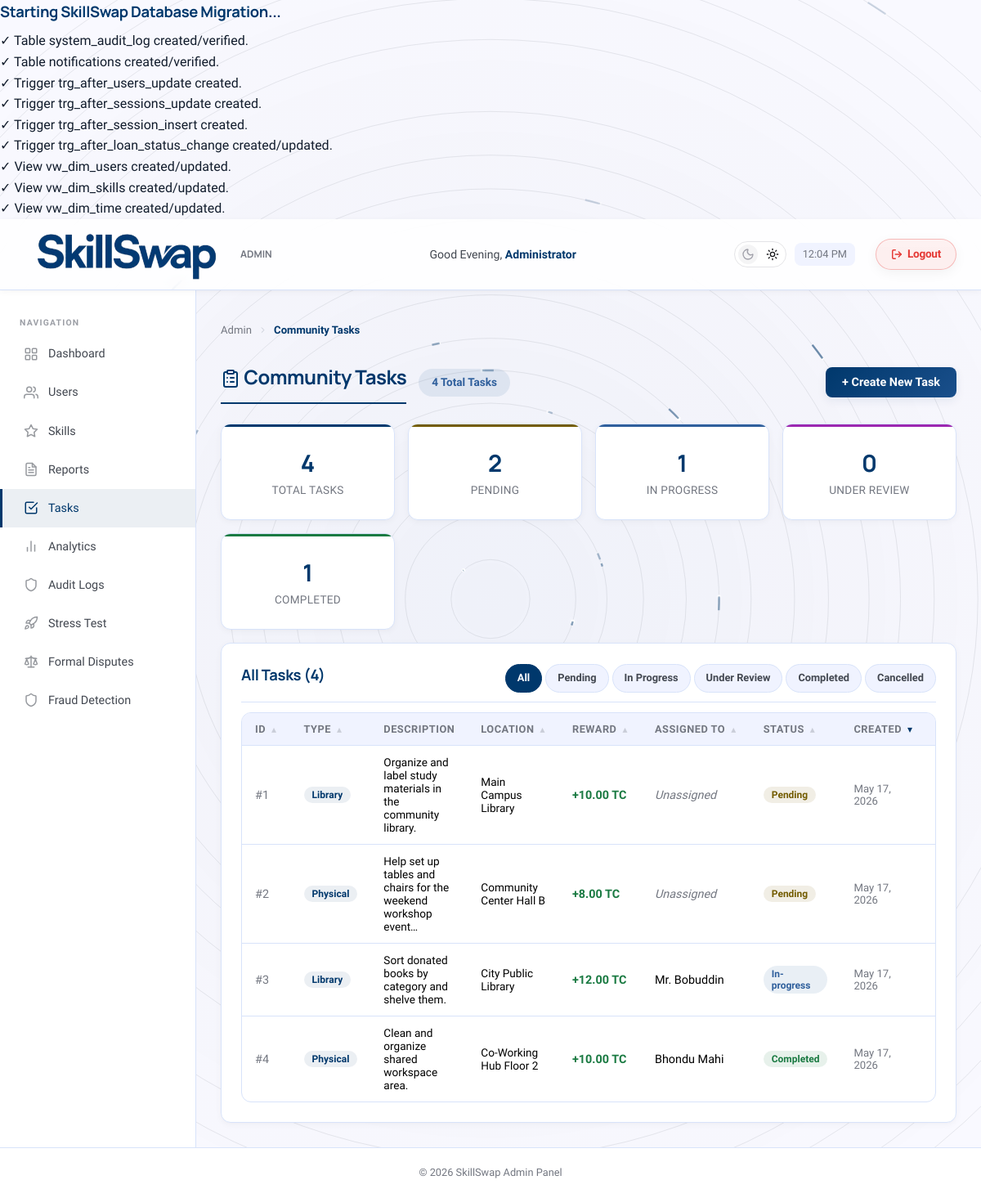
Screenshot of /admin/community_tasks.php (signed in) with the database file from the repository.
### tables this page shows
CREATE TABLE IF NOT EXISTS community_task (
    task_id INT AUTO_INCREMENT PRIMARY KEY,
    user_id INT,
    task_type VARCHAR(50),
    description TEXT,
    location VARCHAR(100),
    credit_reward DECIMAL(10, 2) DEFAULT 5.00,
    status ENUM('pending', 'in-progress', 'under-review', 'completed', 'cancelled') DEFAULT 'pending',
    submission_note TEXT,
    assigned_at TIMESTAMP DEFAULT CURRENT_TIMESTAMP,
    completed_at TIMESTAMP NULL,
    FOREIGN KEY (user_id) REFERENCES users(user_id) ON DELETE SET NULL
);

CREATE TABLE IF NOT EXISTS users (
    user_id INT AUTO_INCREMENT PRIMARY KEY,
    name VARCHAR(100) NOT NULL,
    email VARCHAR(100) UNIQUE NOT NULL,
    password_hash VARCHAR(255) NOT NULL,
    location VARCHAR(100) NOT NULL,
    bio TEXT,
    profile_photo MEDIUMBLOB,
    profile_photo_mime VARCHAR(50),
    reliability_score DECIMAL(5, 2) DEFAULT 5.00,
    status ENUM('active', 'suspended') DEFAULT 'active',
    created_at TIMESTAMP DEFAULT CURRENT_TIMESTAMP,
    last_active_at TIMESTAMP DEFAULT CURRENT_TIMESTAMP ON UPDATE CURRENT_TIMESTAMP,
    availability_schedule TEXT
);

### admin/community_tasks.php (the view, shortened to what this page needs)
<?php
require_once __DIR__ . '/../config/db.php';
$status_filter = trim($_GET['status'] ?? '');
$where_clause = '';
$sort = trim($_GET['sort'] ?? 'created');
$order = trim($_GET['order'] ?? 'desc');
$allowed_sorts = [
    'id' => 'ct.task_id',
    'type' => 'ct.task_type',
    'location' => 'ct.location',
    'reward' => 'ct.credit_reward',
    'assigned' => 'u.name',
    'status' => 'ct.status',
    'created' => 'ct.assigned_at'
];
$sort_col = $allowed_sorts[$sort] ?? 'ct.assigned_at';
$order = (strtolower($order) === 'asc') ? 'ASC' : 'DESC';
function getSortUrl($col, $dir, $status) {
    $query = [
        'sort' => $col,
        'order' => $dir
    ];
    return 'community_tasks.php?' . http_build_query($query);
}
function renderSortButtons($col, $current_sort, $current_order, $status) {
    if ($current_sort === $col) {
        if (strtolower($current_order) === 'asc') {
            $url = getSortUrl($col, 'desc', $status);
            return '
            <span class="sort-arrows">
                <a href="' . $url . '" class="sort-arrow active" title="Sorted Ascending. Click to sort Descending">&#x25B4;</a>
            </span>';
        } else {
            $url = getSortUrl($col, 'asc', $status);
            return '
            <span class="sort-arrows">
                <a href="' . $url . '" class="sort-arrow active" title="Sorted Descending. Click to sort Ascending">&#x25BE;</a>
            </span>';
        }
    } else {
        $url = getSortUrl($col, 'asc', $status);
        return '
        <span class="sort-arrows">
            <a href="' . $url . '" class="sort-arrow" title="Click to sort Ascending">&#x25B4;</a>
        </span>';
    }
}
$count_all = $conn->query("SELECT COUNT(*) AS cnt FROM community_task")->fetch_assoc()['cnt'];
$count_pending = $conn->query("SELECT COUNT(*) AS cnt FROM community_task WHERE status = 'pending'")->fetch_assoc()['cnt'];
$count_progress = $conn->query("SELECT COUNT(*) AS cnt FROM community_task WHERE status = 'in-progress'")->fetch_assoc()['cnt'];
$count_review = $conn->query("SELECT COUNT(*) AS cnt FROM community_task WHERE status = 'under-review'")->fetch_assoc()['cnt'];
$count_completed = $conn->query("SELECT COUNT(*) AS cnt FROM community_task WHERE status = 'completed'")->fetch_assoc()['cnt'];
$tasks = $conn->query("
    SELECT ct.*, u.name AS assigned_user
    FROM community_task ct
    LEFT JOIN users u ON ct.user_id = u.user_id
    $where_clause
    ORDER BY $sort_col $order
");
include __DIR__ . '/../includes/admin_header.php';
?>
<div class="page-header">
    <div style="display:flex; align-items:center; gap: 15px;">
        <h1 class="page-title" style="margin:0;"><i data-lucide="clipboard-list" class="lucide-sm"></i> Community Tasks</h1>
        <span class="badge badge-info" style="font-size:0.85rem; padding:6px 16px;"><?php echo $count_all; ?> Total Tasks</span>
    </div>
    <button class="btn btn-primary" onclick="document.getElementById('add-task-modal').classList.add('active')">+ Create New Task</button>
</div>
<?php
function buildTabUrl($status, $sort, $order) {
    $q = [];
    if ($status !== '') $q['status'] = $status;
    if ($sort !== '') $q['sort'] = $sort;
    if ($order !== '') $q['order'] = strtolower($order);
    return '?' . http_build_query($q);
}
?>
<div class="stats-grid" style="margin-bottom:16px;">
    <div class="stat-card stat-card-accent" style="--accent: var(--primary); cursor:pointer;" onclick="location.href='<?php echo buildTabUrl('', $sort, $order); ?>'">
        <span class="stat-value"><?php echo $count_all; ?></span>
        <span class="stat-label">Total Tasks</span>
    </div>
    <div class="stat-card stat-card-accent" style="--accent: var(--warning); cursor:pointer;" onclick="location.href='<?php echo buildTabUrl('pending', $sort, $order); ?>'">
        <span class="stat-value"><?php echo $count_pending; ?></span>
        <span class="stat-label">Pending</span>
    </div>
    <div class="stat-card stat-card-accent" style="--accent: var(--info); cursor:pointer;" onclick="location.href='<?php echo buildTabUrl('in-progress', $sort, $order); ?>'">
        <span class="stat-value"><?php echo $count_progress; ?></span>
        <span class="stat-label">In Progress</span>
    </div>
    <div class="stat-card stat-card-accent" style="--accent: #9c27b0; cursor:pointer;" onclick="location.href='<?php echo buildTabUrl('under-review', $sort, $order); ?>'">
        <span class="stat-value"><?php echo $count_review; ?></span>
        <span class="stat-label">Under Review</span>
    </div>
    <div class="stat-card stat-card-accent" style="--accent: var(--success); cursor:pointer;" onclick="location.href='<?php echo buildTabUrl('completed', $sort, $order); ?>'">
        <span class="stat-value"><?php echo $count_completed; ?></span>
        <span class="stat-label">Completed</span>
    </div>
</div>
<div class="card">
    <div class="card-header" style="flex-wrap:wrap; gap:8px;">
        <h3>
            <?php if ($status_filter): ?>
                <?php echo ucfirst($status_filter); ?> Tasks (<?php echo $tasks->num_rows; ?>)
            <?php else: ?>
                All Tasks (<?php echo $tasks->num_rows; ?>)
            <?php endif; ?>
        </h3>
        <div class="admin-filter-tabs">
            <a href="<?php echo buildTabUrl('', $sort, $order); ?>" class="filter-tab <?php echo $status_filter === '' ? 'active' : ''; ?>">All</a>
            <a href="<?php echo buildTabUrl('pending', $sort, $order); ?>" class="filter-tab <?php echo $status_filter === 'pending' ? 'active' : ''; ?>">Pending</a>
            <a href="<?php echo buildTabUrl('in-progress', $sort, $order); ?>" class="filter-tab <?php echo $status_filter === 'in-progress' ? 'active' : ''; ?>">In Progress</a>
            <a href="<?php echo buildTabUrl('under-review', $sort, $order); ?>" class="filter-tab <?php echo $status_filter === 'under-review' ? 'active' : ''; ?>">Under Review</a>
            <a href="<?php echo buildTabUrl('completed', $sort, $order); ?>" class="filter-tab <?php echo $status_filter === 'completed' ? 'active' : ''; ?>">Completed</a>
            <a href="<?php echo buildTabUrl('cancelled', $sort, $order); ?>" class="filter-tab <?php echo $status_filter === 'cancelled' ? 'active' : ''; ?>">Cancelled</a>
        </div>
    </div>
    <?php if ($tasks->num_rows > 0): ?>
    <div class="table-wrapper">
        <table>
            <thead>
                <tr>
                    <th>
                        <span class="th-content">
                            <span>ID</span>
                            <?php echo renderSortButtons('id', $sort, $order, $status_filter); ?>
                        </span>
                    </th>
                    <th>
                        <span class="th-content">
                            <span>Type</span>
                            <?php echo renderSortButtons('type', $sort, $order, $status_filter); ?>
                        </span>
                    </th>
                    <th>Description</th>
                    <th>
                        <span class="th-content">
                            <span>Location</span>
                            <?php echo renderSortButtons('location', $sort, $order, $status_filter); ?>
                        </span>
                    </th>
                    <th>
                        <span class="th-content">
                            <span>Reward</span>
                            <?php echo renderSortButtons('reward', $sort, $order, $status_filter); ?>
                        </span>
                    </th>
                    <th>
                        <span class="th-content">
                            <span>Assigned To</span>
                            <?php echo renderSortButtons('assigned', $sort, $order, $status_filter); ?>
                        </span>
                    </th>
                    <th>
                        <span class="th-content">
                            <span>Status</span>
                            <?php echo renderSortButtons('status', $sort, $order, $status_filter); ?>
                        </span>
                    </th>
                    <th>
                        <span class="th-content">
                            <span>Created</span>
                            <?php echo renderSortButtons('created', $sort, $order, $status_filter); ?>
                        </span>
                    </th>
                    <th>Actions</th>
                </tr>
            </thead>
            <tbody>
                <?php while ($t = $tasks->fetch_assoc()):
                    $sc = 'badge-warning';
                    if ($t['status'] === 'completed') $sc = 'badge-success';
                    elseif ($t['status'] === 'in-progress') $sc = 'badge-info';
                    elseif ($t['status'] === 'under-review') $sc = 'badge-primary';
                    elseif ($t['status'] === 'cancelled') $sc = 'badge-danger';
                    $desc_short = $t['description'] ? (strlen($t['description']) > 60 ? substr($t['description'], 0, 60) . '…' : $t['description']) : '—';
                ?>
                    <tr style="<?php echo $t['status'] === 'under-review' ? 'background-color:rgba(156,39,176,0.05);' : ''; ?>">
                        <td style="color:var(--text-muted);">#<?php echo $t['task_id']; ?></td>
                        <td><span class="badge badge-orange"><?php echo htmlspecialchars($t['task_type']); ?></span></td>
                        <td style="max-width:240px; font-size:0.85rem;">
                            <div title="<?php echo htmlspecialchars($t['description'] ?? ''); ?>"><?php echo htmlspecialchars($desc_short); ?></div>
                        </td>
                        <td style="font-size:0.85rem;"><?php echo htmlspecialchars($t['location'] ?? '—'); ?></td>
                        <td><strong style="color:var(--success);">+<?php echo number_format($t['credit_reward'], 2); ?> TC</strong></td>
                        <td>
                            <?php if ($t['assigned_user']): ?>
                                <span><?php echo htmlspecialchars($t['assigned_user']); ?></span>
                            <?php else: ?>
                                <span style="color:var(--text-muted); font-style:italic;">Unassigned</span>
                            <?php endif; ?>
                        </td>
                        <td>
                            <span class="badge <?php echo $sc; ?>">
                                <?php
                                if ($t['status'] === 'under-review') echo 'Review';
                                else echo ucfirst($t['status']);
                                ?>
                            </span>
                        </td>
                        <td style="font-size:0.82rem; color:var(--text-muted);"><?php echo date('M d, Y', strtotime($t['assigned_at'])); ?></td>
                        <td>
                        </td>
                    </tr>
                <?php endwhile; ?>
            </tbody>
        </table>
    </div>
    <?php endif; ?>
</div>
<?php include __DIR__ . '/../includes/admin_footer.php'; ?>

### rows the page displays
community_task: task_id "1", task_type "Library", description "Organize and label study materials in the community library.", location "Main Campus Library", credit_reward "10.00", shows "Unassigned", status "Pending", assigned_at "May 17, 2026"
community_task: task_id "2", task_type "Physical", description "Help set up tables and chairs for the weekend workshop event…", location "Community Center Hall B", credit_reward "8.00", shows "Unassigned", status "Pending", assigned_at "May 17, 2026"
community_task: task_id "3", task_type "Library", description "Sort donated books by category and shelve them.", location "City Public Library", credit_reward "12.00", user.name "Mr. Bobuddin", status "In-progress", assigned_at "May 17, 2026"
community_task: task_id "4", task_type "Physical", description "Clean and organize shared workspace area.", location "Co-Working Hub Floor 2", credit_reward "10.00", user.name "Bhondu Mahi", status "Completed", assigned_at "May 17, 2026"

### other values shown
$greeting "Good Evening"
$admin_name "Administrator"
$breadcrumb_title "Community Tasks"
$count_all "4"
$count_pending "2"
$count_progress "1"
$count_review "0"
$count_completed "1"
$tasks->num_rows "4"
